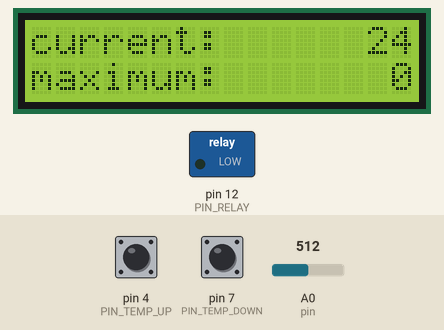
A sketch run on a simulated Arduino Uno, built with avr-gcc and run on an emulated ATmega328P. On the bench: 16×2 character LCD, switched loads named in the sketch (green lamp = pin HIGH). The test bench sets the inputs (shaded band); at power-on: pin 4 (PIN_TEMP_UP) HIGH, A0 (pin) = 512, pin 7 (PIN_TEMP_DOWN) HIGH. What the sketch prints to the serial monitor is not drawn.

Above: at 1.2 s.
1.3 s: pin 4 (PIN_TEMP_UP) pulled LOW for 0.15 s
At 2.6 s:
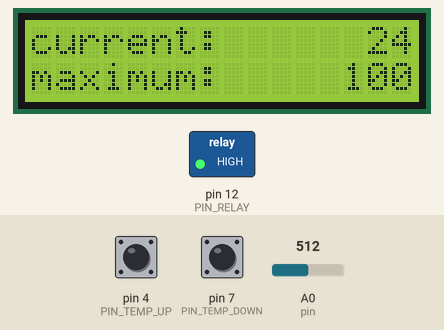
3.5 s: A0 (pin) set to 716
At 5.2 s:
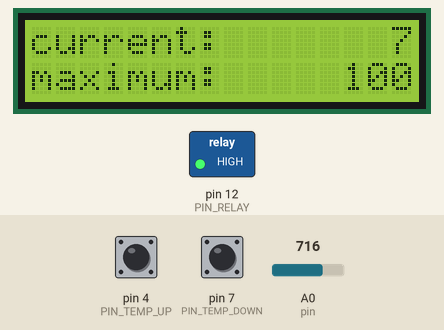
5.5 s: pin 7 (PIN_TEMP_DOWN) pulled LOW for 0.15 s
At 6.8 s:
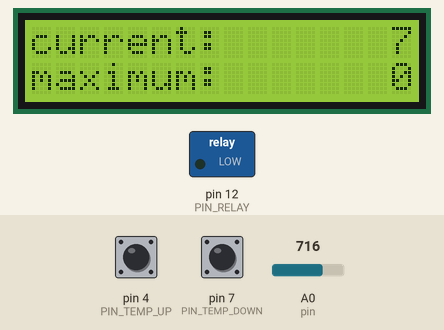
7.5 s: A0 (pin) set to 900
At 9.2 s:
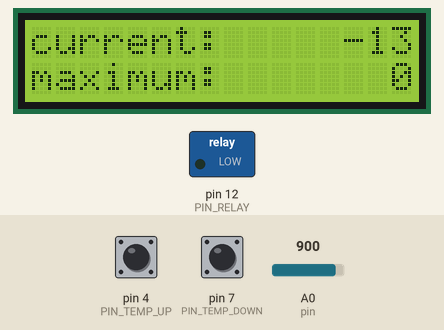
9.5 s: pin 4 (PIN_TEMP_UP) pulled LOW for 1 s
At 11.4 s:
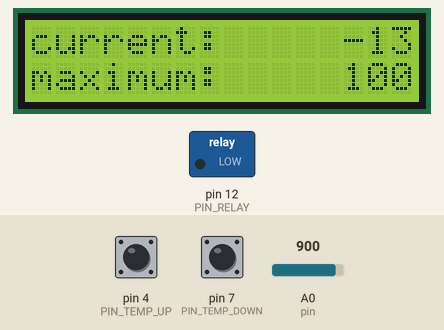
12.0 s: A0 (pin) set to 1023
At 12.5 s:
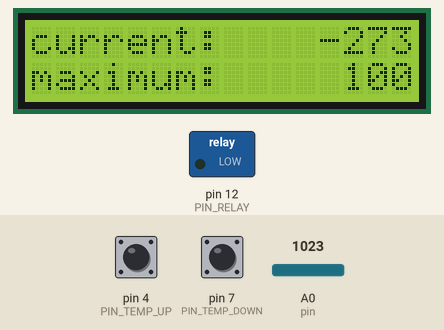
Timing chart, 0 to 14.5 s (numbered marks = the images above; inputs shaded):
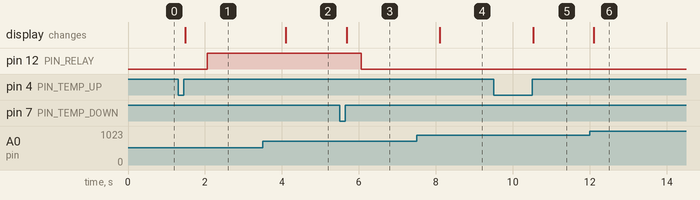

The sketch:

extruder.ino
```cpp
#include "Termistr.h"
#include "Button.h"
#include "LedDisplay.h"
#include "Relay.h"
#include "Scheduler.h"

#ifndef PIN_RELAY
#define PIN_RELAY 12
#endif

#ifndef PIN_TEMP_UP
#define PIN_TEMP_UP 4
#endif
#ifndef PIN_TEMP_DOWN
#define PIN_TEMP_DOWN 7
#endif

LedDisplay *lcd;
Termistr *termistr;
Button *tempUp;
Button *tempDown;
Relay *relay;
Scheduler* scheduler;

void buttonTempUpClick(BUTTON_CLICK_EVENT event) {
    Serial.print("buttonTempUpClick\n");
    Serial.print(event);
    uint16_t t = lcd->getMaxTemperature();
    t = (t<100)?100:(t>=300)?300:t+5;
    lcd->setMaxTemperature(t);
}
void buttonTempDownClick(BUTTON_CLICK_EVENT event) {
    Serial.print("buttonTempDownClick\n");
    Serial.print(event);
    uint16_t t = lcd->getMaxTemperature();
    t = (t<=100)?0:t-5;
    lcd->setMaxTemperature(t);
}

void updateTemperature() {
    double newTemperature=termistr->getValue();
    Serial.print("updateTemperature\n");
    Serial.print(newTemperature);
    Serial.print("\n");
    uint16_t t = newTemperature;
    uint16_t t0 = lcd->getMaxTemperature();
    Serial.print(t0);
    Serial.print("\n");
    lcd->setCurTemperature(t);
    if(t0>t){
        relay->turnOn();
        Serial.print("on\n");
    } else {
        relay->turnOff();
        Serial.print("off\n");
    }
}

void setup() {
    Serial.begin(9600);
    relay = new Relay(PIN_RELAY);

    lcd = new LedDisplay();

    termistr = new Termistr();

    scheduler = new Scheduler();

    Job* job = new Job(1000, updateTemperature);
    scheduler->addJob(job);

    tempDown = new Button(PIN_TEMP_DOWN);
    tempDown->addListener(buttonTempDownClick);

    tempUp = new Button(PIN_TEMP_UP);
    tempUp->addListener(buttonTempUpClick);
}

void loop() {
    scheduler->loop();
    tempDown->loop();
    tempUp->loop();
    lcd->loop();
}
```

Button.cpp
```cpp
#include "Button.h"

Button::Button(uint8_t pin) {
   this->pin = pin;
   this->listeners = NULL;
   this->startMs = millis();
   this->state = digitalRead(this->pin);
   pinMode(pin, INPUT_PULLUP);
}

Button::~Button() {
  while(this->listeners != NULL) {
    Node* p = this->listeners;
    this->listeners = this->listeners->prev;
    delete p;
  }
}

void Button::addListener(void (*listener)(BUTTON_CLICK_EVENT)) {
  Node* p = new Node();
  p->prev = this->listeners;
  p->listener = listener;
  this->listeners = p;
}

void Button::fireEvent(BUTTON_CLICK_EVENT event) {
  Node* p = this->listeners;
  while(p != NULL) {
      p->listener(event);
      p = p->prev;
  }
}

void Button::loop() {
  uint32_t ms = millis();
  bool pin_state = digitalRead(this->pin);
  // Фиксируем нажатие кнопки
  if(pin_state != this->state) {
    if(pin_state != LOW) {
      uint32_t period = ms - this->startMs;
      if(period > AUTOCLIK_MS) {
        if(period < LONGCLIK_MS) {
            this->fireEvent(SB_CLICK);
          } else {
            this->fireEvent(SB_LONG_CLICK);
          }
      }
    }
    this->state = pin_state;
    this->startMs = ms;
  }
}
```

Button.h
```cpp
#ifndef _USER_Button_H_
#define _USER_Button_H_

#include <arduino.h>

#ifndef AUTOCLIK_MS
#define AUTOCLIK_MS 50
#endif

#ifndef LONGCLIK_MS
#define LONGCLIK_MS 4000
#endif

#ifndef PIN_BUTTON
#define PIN_BUTTON 0
#endif

extern bool isDebug;

typedef enum {
   SB_CLICK,
   SB_LONG_CLICK
} BUTTON_CLICK_EVENT;


struct Node {
  Node* prev;
  void (*listener)(BUTTON_CLICK_EVENT);
};

class Button {
  private :
    uint8_t  pin;
    Node    *listeners;
    bool     state;
    uint32_t startMs;
  public :
     Button(uint8_t pin=PIN_BUTTON);
     ~Button();
     void addListener(void (*listener)(BUTTON_CLICK_EVENT));
     void fireEvent(BUTTON_CLICK_EVENT event);
     void loop();
};

#endif
```

Job.cpp
```cpp
#include "Job.h"

Job::Job(uint32_t periodMs, void (*task)()) {
   this->nextExecMs = millis();
   this->task = task;
   this->periodMs = periodMs;
}

Job::~Job() {
}

void Job::execute() {
  uint32_t ms = millis();
  if(this->nextExecMs<=ms) {
    this->task();
    this->nextExecMs += this->periodMs;
  }
}
```

Job.h
```cpp
#ifndef _JOB_H_
#define _JOB_H_

extern bool isDebug;
#include <arduino.h>


class Job {
  private :
    void    (*task)();
    uint32_t nextExecMs;
    uint32_t periodMs;
  public :
     Job(uint32_t periodMs, void (*task)());
     ~Job();
     void execute();
};

#endif
```

LedDisplay.cpp
```cpp
#include "LedDisplay.h"


LedDisplay::LedDisplay() {
	this->lcd = new LiquidCrystal_I2C(0x27, 16, 2);
    this->lcd->init();
    this->lcd->backlight();
    this->curTemperature = 0;
    this->maxTemperature = 0;
    this->hasChange = true;
    this->buffer = new char[16];
}

LedDisplay::~LedDisplay() {
	delete this->lcd;
}

uint16_t LedDisplay::getCurTemperature() {
  return this->curTemperature;
}

uint16_t LedDisplay::getMaxTemperature() {
  return this->maxTemperature;
}

void LedDisplay::setCurTemperature(uint16_t temperature) {
	if(temperature != this->curTemperature) {
		this->curTemperature = temperature;
		this->hasChange = true;
	}
}

void LedDisplay::setMaxTemperature(uint16_t temperature) {
	if(temperature != this->maxTemperature) {
		this->maxTemperature = temperature;
		this->hasChange = true;
	}
}

void LedDisplay::loop() {
    if(this->hasChange) {
    	sprintf(this->buffer, "current: %7d", this->curTemperature);
	    this->lcd->setCursor(0, 0);
	    this->lcd->print(this->buffer);
    	sprintf(this->buffer, "maximum: %7d", this->maxTemperature);
    	this->lcd->setCursor(0, 1);
	    this->lcd->print(this->buffer);
		  this->hasChange = false;
    }
}
```

LedDisplay.h
```cpp
#ifndef _LED_DISPLAY_H_
#define _LED_DISPLAY_H_

#include <arduino.h>
#include <LiquidCrystal_I2C.h>

extern bool isDebug;

class LedDisplay {
  private:
    LiquidCrystal_I2C *lcd;
    uint16_t curTemperature;
    uint16_t maxTemperature;
    char* buffer;
    bool hasChange;
  public:
    LedDisplay();
    ~LedDisplay();

    void setCurTemperature(uint16_t temperature);
    void setMaxTemperature(uint16_t temperature);

    uint16_t getCurTemperature();
    uint16_t getMaxTemperature();

    void loop();
};

#endif
```

Queue.c
```cpp
#include "queue.h"

void put(struct Queue *queue, unsigned char byte) {
    queue->buf[queue->head] = byte;
    queue->head=increaseIndex(queue->head);
}

unsigned char pop(struct Queue *queue) {
    unsigned char byte = queue->buf[queue->tail];
    queue->tail = increaseIndex(queue->tail);
    return byte;
}

unsigned char isEmpty(struct Queue *queue) {
    return (queue->tail==queue->head);
}
```

Queue.h
```cpp
#ifndef QUEUE_H
#define QUEUE_H

#define QUEUE_SIZE (1<<5)
#define increaseIndex(index) ((index+1)&(QUEUE_SIZE-1))

struct Queue {
  unsigned char tail;
  unsigned char head;
  unsigned char buf[QUEUE_SIZE];
};

void put(struct Queue *queue, unsigned char byte);
unsigned char pop(struct Queue *queue);
unsigned char isEmpty(struct Queue *queue);

#endif //QUEUE_H
```

Relay.cpp
```cpp
#include "Relay.h"

Relay::Relay(uint8_t pin) {
    this->pin = pin;
    this->isOff = true;
    pinMode(this->pin, OUTPUT);
    digitalWrite(this->pin, LOW);
}

void Relay::turn() {
  if(this->isOn()) {
    this->turnOff();
  } else {
    this->turnOn();
  }
}

bool Relay::isOn() {
  return !this->isOff;
}

void Relay::turnOff() {
  if(this->isOn()) {
    digitalWrite(this->pin,LOW);
  }
  this->isOff = true;
}

void Relay::turnOn() {
  if(this->isOff) {
    digitalWrite(this->pin,HIGH);
  }
  this->isOff = false;
}
```

Relay.h
```cpp
#ifndef _USER_Relay_H_
#define _USER_Relay_H_

#include <arduino.h>


class Relay {
    public:
        Relay(uint8_t pin=12);
        bool isOn();
        void turn();
        void turnOff();
        void turnOn();
    private:
        uint8_t pin;
        bool isOff;
};

#endif
```

Scheduler.cpp
```cpp
#include "Scheduler.h"

Scheduler::Scheduler() {
   this->jobs = NULL;
}

Scheduler::~Scheduler() {
  while(this->jobs != NULL) {
    JobNode* p = this->jobs;
    this->jobs = this->jobs->prev;
    delete p->job;
    delete p;
  }
}

void Scheduler::addJob(Job *job) {
  JobNode* p = new JobNode();
  p->prev = this->jobs;
  p->job = job;
  this->jobs = p;
}

void Scheduler::loop() {
  JobNode* p = this->jobs;
  while(p != NULL) {
    p->job->execute();
    p = p->prev;
  }
}
```

Scheduler.h
```cpp
#ifndef _SCHEDULER_H_
#define _SCHEDULER_H_

#include <arduino.h>
#include "Job.h"

extern bool isDebug;

struct JobNode {
  JobNode* prev;
  Job *job;
};

class Scheduler {
  private :
    JobNode    *jobs;
  public :
     Scheduler();
     ~Scheduler();
     void addJob(Job *job);
     void loop();
};

#endif
```

Termistr.cpp
```cpp
#include "Termistr.h"


Termistr::Termistr(uint8_t pin, double b, double t0) {
	this->pin = pin;
  this->b = b;
  this->t0 = t0;
  pinMode( this->pin, INPUT );
}

Termistr::~Termistr() {
}

double Termistr::getValue() {
    this->nextTime = this->nextTime + this->period;
    double t = (double) analogRead( this->pin );
    double d2 = THERMISTOR_R * ( 1023.0 - t );
    double d1 = 1023.0*Rn + t * SERIAL_R;
    return (this->t0*this->b /(this->b + this->t0 *(log(d1)-log(d2)))) - 273.15;
}
```

Termistr.h
```cpp
#ifndef _USER_Termistr_H_
#define _USER_Termistr_H_

#include <arduino.h>

extern bool isDebug;

#define B 3950 // B-коэффициент
#define SERIAL_R 102000 // сопротивление последовательного резистора, 102 кОм
#define THERMISTOR_R 100000 // номинальное сопротивления термистора, 100 кОм
#define NOMINAL_T (25.0 + 273.15) // номинальная температура (при которой TR = 100 кОм)
#define Rn 100 //RC filter resistor
#define N_V 10

class Termistr {
  private:
    uint8_t pin;

    double b;
    double t0;
    double lastCels;
    uint32_t period;
    uint32_t nextTime;
  public:
    Termistr(uint8_t pin=A0, double b=4092.0, double t0=298.15);
    ~Termistr();
    double getValue();
};

#endif
```

UARTHandler.cpp
```cpp
#include "UARTHandler.h"

UARTHandler::UARTHandler() {
  Serial.begin(9600);
	this->listeners = NULL;
  this->defaultListener = NULL;
	this->idx = 0;
}

UARTHandler::~UARTHandler() {
  while(this->listeners != NULL) {
    UARTListener* p = this->listeners;
    this->listeners = this->listeners->prev;
    delete p;
  }
  Serial.end();
}

void UARTHandler::addDefaultListener( void(*listener)(char, char*)) {
  this->defaultListener = listener;
}

void UARTHandler::loop() {
  if (Serial.available() > 0) {
    char d = Serial.read();
    if(d != 10) {
    	this->data[this->idx++] = d;
    } else {
    	char pcode = this->data[0];
    	char pdata[this->idx];
    	memcpy(pdata, this->data+1, this->idx);
      pdata[this->idx-1]=0;
    	this->idx = 0;
    	this->fireEvent(pcode, pdata);
    }
  }
}

void UARTHandler::addListener(char code, void(*listener)(char*)) {
  UARTListener* p = new UARTListener();
  p->prev = this->listeners;
  p->listener = listener;
  p->code = code;
  this->listeners = p;
}

void UARTHandler::fireEvent(char pcode, char* pdata) {
	UARTListener* p = this->listeners;
  while(p != NULL) {
  	if(p->code == pcode){
  		p->listener(pdata);
  		return;
  	}
    p = this->listeners->prev;
  }
  if(this->defaultListener != NULL) {
    this->defaultListener(pcode, pdata);
  }
}
```

UARTHandler.h
```cpp
#ifndef _USER_UARTHandler_H_
#define _USER_UARTHandler_H_

#include <arduino.h>

struct UARTListener {
  UARTListener* prev;
  char code;
  void (*listener)(char*);
};

class UARTHandler {
private :
	UARTListener    *listeners;
  void (*defaultListener)(char, char*);
	char data[60];
	uint8_t idx;
public:
	UARTHandler();
	~UARTHandler();
	void loop();
  void addListener(char code, void(*listener)(char*));
  void addDefaultListener(void(*listener)(char, char*));
	void fireEvent(char code, char* data);
};

#endif
```

Measured:
- after the input at 1.3 s, pin 12 (PIN_RELAY): LOW → HIGH after 0.76 s; the display: changes after 0.18 s (image 1)
- after the input at 3.5 s, the display: changes after 0.60 s (image 2)
- after the input at 5.5 s, pin 12 (PIN_RELAY): HIGH → LOW after 0.56 s; the display: changes after 0.18 s (image 3)
- after the input at 7.5 s, the display: changes after 0.60 s (image 4)
- after the input at 9.5 s, the display: changes after 1.0 s (image 5)
- after the input at 12.0 s, the display: changes after 0.10 s (image 6)
